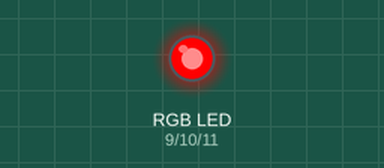
A sketch run on a simulated Arduino Uno, built with avr-gcc and run on an emulated ATmega328P. Parts: an RGB LED mixed from three pins (HIGH = lit).

Above: at 1.0 s.
At 3.0 s:
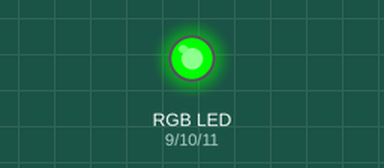
At 5.0 s:
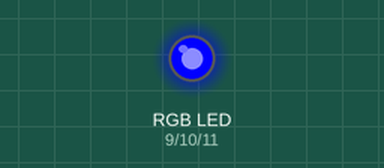
Timing chart, 0 to 7.8 s (numbered marks = the images above):
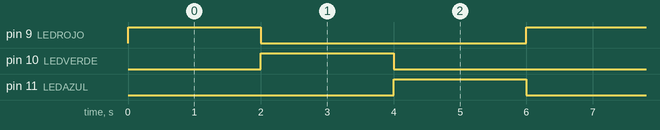

The sketch:

RGB.ino
```cpp
int LEDROJO = 9;    // pin 9 a anodo LED rojo
int LEDVERDE = 10;    // pin 10 a anodo LED verde
int LEDAZUL = 11;   // pin 11 a anodo LED azul

void setup(){
  pinMode(LEDROJO, OUTPUT); // todos los pines como salida
  pinMode(LEDVERDE, OUTPUT);
  pinMode(LEDAZUL, OUTPUT);
}

void loop(){
  analogWrite(LEDROJO, 255);  // rojo
  analogWrite(LEDVERDE, 0);
  analogWrite(LEDAZUL, 0);
  delay(2000);      // demora de 2 seg.

  analogWrite(LEDROJO, 0);  // verde
  analogWrite(LEDVERDE, 255);
  analogWrite(LEDAZUL, 0);
  delay(2000);      // demora de 2 seg.

  analogWrite(LEDROJO, 0);  // azul
  analogWrite(LEDVERDE, 0);
  analogWrite(LEDAZUL, 255);
  delay(2000);      // demora de 2 seg.

}
```

Measured:
- by itself, pin 9 (LEDROJO), pin 10 (LEDVERDE), pin 11 (LEDAZUL): alternates HIGH for 2.0 s and LOW for 4.0 s
- by itself, everything shown: repeats every 6.0 s, in 3 steps
